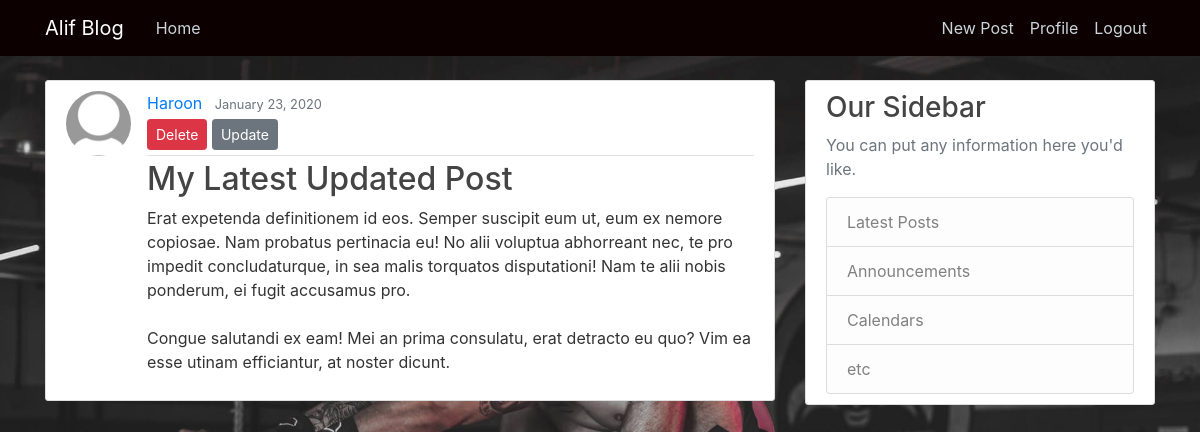
The page /blog_app/post_detail/31/ (signed in) on the database its author committed.
### blog_app/models.py (models this page shows, shortened)
class Post(models.Model):
    title = models.CharField(max_length=100)
    date_posted = models.DateTimeField(default=timezone.now)
    content = models.TextField()
    author = models.ForeignKey(User, on_delete=models.CASCADE)
    class Meta:
        verbose_name = 'Post'
        verbose_name_plural = 'Posts'

class Profile(models.Model):
    user = models.OneToOneField(User, on_delete=models.CASCADE)
    profile_pic = models.ImageField(upload_to='profile_pics', default='default.jpg')

### blog_app/views.py (the view)
# urls.py: path('post_detail/<int:pk>/', PostDetailView.as_view(), name='post_detail'),
class PostDetailView(LoginRequiredMixin, DetailView):
    model = Post

### templates/blog_app/post_detail.html (shortened to what this page needs)
{% extends 'blog_app/blog_base.html' %}
{% block content %}
    <article class="media content-section">
          <img class="rounded-circle article-img" src="{{ object.author.profile.profile_pic.url }}" alt="Author's Image">
          <div class="media-body">
                <div class="article-metadata">
                  <a class="mr-2" href="{% url 'blog_app:user_posts' object.author.username %}">{{ object.author }}</a>
                  <small class="text-muted">{{ object.date_posted|date:'F d, Y' }}</small>
                    {% if object.author == user %}
                      <div>
                        <a class="btn btn-danger btn-sm mt-1 mb-1" href="{% url 'blog_app:post_delete' object.pk %}">Delete</a>
                        <a class="btn btn-secondary btn-sm mt-1 mb-1" href="{% url 'blog_app:post_update' object.pk %}">Update</a>
                      </div>
                  {% endif %}
                </div>
                <h2 class="article-title">{{ object.title }}</h2>
                <p class="article-content">{{ object.content }}</p>
          </div>
    </article>
{% endblock content %}

### static/blog_app/css/main.css (style rules this page uses)
body { background: #fafafa; color: #333333; margin-top: 5rem; background: url('../../images/p1.jpg'); background-repeat: no-repeat; background-size: cover; }
h1, h2, h3, h4, h5, h6 { color: #444444; }
.content-section { background: #ffffff; padding: 10px 20px; border: 1px solid #dddddd; border-radius: 3px; margin-bottom: 20px; }
.article-title { color: #444444; }
.article-content { white-space: pre-line; }
.article-img { height: 65px; width: 65px; margin-right: 16px; }
.article-metadata { padding-bottom: 1px; margin-bottom: 4px; border-bottom: 1px solid #e3e3e3 }

### rows shown on the page
Post: author.profile.profile_pic (placeholder picture), author "Haroon", date_posted "January 23, 2020", title "My Latest Updated Post", content "Erat expetenda definitionem id eos. Semper suscipit eum ut, eum ex nemore copiosae. Nam probatus pertinacia eu! No alii voluptua abhorreant nec, te pro impedit concludaturque, in sea malis torquatos disputationi! Nam te alii nobis ponderum, ei fugit accusamus pro. Congue salutandi ex eam! Mei an prima consulatu, erat detracto eu quo? Vim ea esse utinam efficiantur, at noster dicunt."
